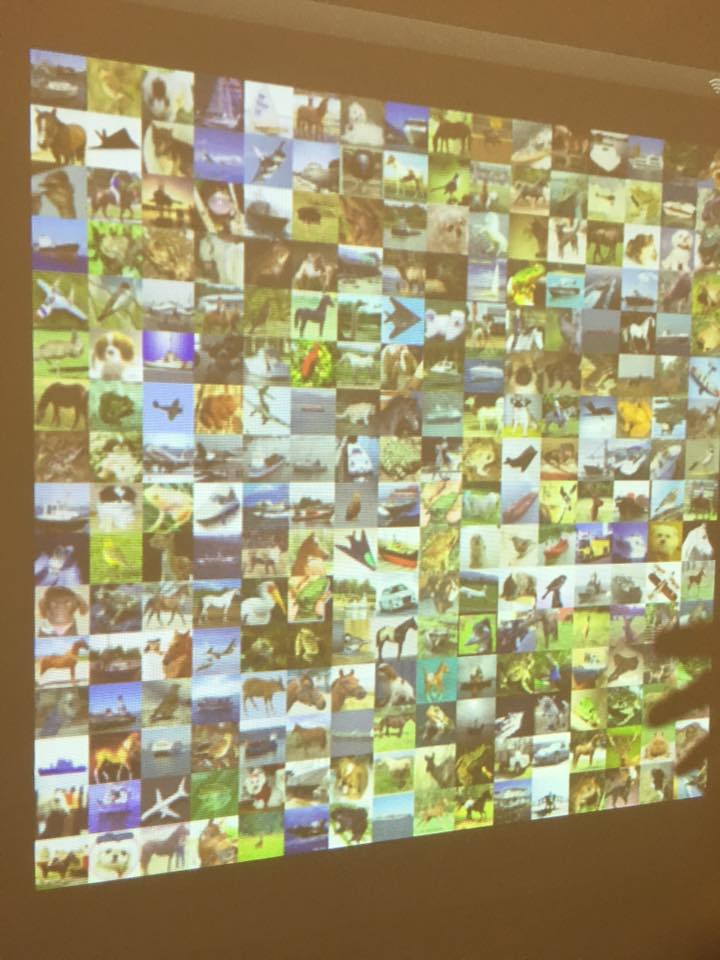
//> input picture vision/img/cifar2.jpg, 720 x 960 px
$ ./third   (built with g++ and OpenCV 4)
//> lines starting //> are read from the running program, lines starting //| are printed output that depends on the picture; after the words box and inside, x2 and y2 are one past the last pixel; in counts of white or black regions, pixels touching at a corner belong together
#include <iostream>
#include <opencv2/core/core.hpp>
#include <opencv2/highgui/highgui.hpp>
#include <opencv2/opencv.hpp>

using namespace cv;
using namespace std;

int lo_diff = 1;
int up_diff = 5;
int th =170;
int mode = 2;
Mat img, img_2,img_3,img_4, img_hsv,img_grey,img_grey2, img_thresh,img_canny;
Rect ccomp;
void on_trackbar(){

	floodFill(img, Point(1,1), Scalar(155, 255,55), &ccomp, Scalar(lo_diff, lo_diff, lo_diff),Scalar(up_diff, up_diff, up_diff));
	imshow("fill", img);
}

int main( int argc, char** argv )
{
    // [5 lines of commented-out code are left out]


    img = imread("../img/cifar2.jpg", CV_LOAD_IMAGE_COLOR);   // Read the file
//> img is the input picture: 960 rows x 720 cols, CV_8UC3; mean B, G, R 111, 149.4, 159.8
    cout << img.cols/4 <<" , "<<img.rows/4<<endl;
//| 180 , 240
    cv::resize( img, img, cv::Size(img.cols / 4, img.rows / 4) );
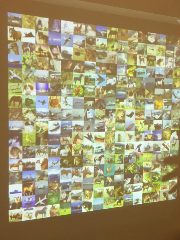
//> img: 240 rows x 180 cols, CV_8UC3; mean B, G, R 111.1, 149.6, 160
    if(! img.data ){
        cout <<  "Could not open or find the image" << std::endl ;
        return -1;
    }


    //imshow("morph",img);
    cvtColor( img, img_grey, CV_BGR2GRAY );
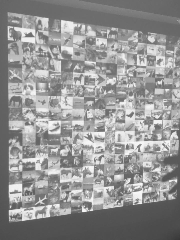
//> img_grey: 240 rows x 180 cols, CV_8UC1; min 55, max 248, mean 148.3
    threshold(img_grey, img_grey, 0, 255, cv::THRESH_BINARY + cv::THRESH_OTSU);
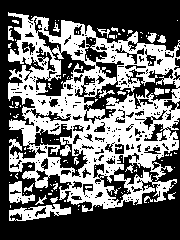
//> img_grey: 240 rows x 180 cols, CV_8UC1; 42.6% white; 126 white regions (105 under 20 px), largest, box (x1, y1, x2, y2) and area: (8, 12, 180, 212) 16498, (9, 204, 71, 221) 539, (9, 181, 35, 204) 312
    //imshow("grey",img_grey);


    dilate(img_grey, img_grey, getStructuringElement(MORPH_RECT,Size(15,15)));
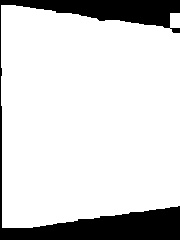
//> img_grey: 240 rows x 180 cols, CV_8UC1; 83.6% white; 1 black region, box (x1, y1, x2, y2) and area: (0, 0, 180, 240) 7073
    erode(img_grey, img_grey, getStructuringElement(MORPH_RECT,Size(15,15)));
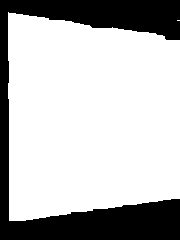
//> img_grey: 240 rows x 180 cols, CV_8UC1; 73.2% white; 1 black region, box (x1, y1, x2, y2) and area: (0, 0, 180, 240) 11567
    // [6 lines of commented-out code are left out]

	imshow("morph grey2",img_grey);
	waitKey(0);

	//threshold(img_grey, img_grey2, 1, 255, CV_THRESH_BINARY);


    vector<vector<Point> > contours;
    vector<Vec4i> hierarchy;
    RNG rng(12345);
    findContours(img_grey2, contours, CV_RETR_EXTERNAL, CV_CHAIN_APPROX_SIMPLE);
    Mat drawing = Mat::zeros( img_grey.size(), CV_8UC3 );

    int idx = -1;
    int max = 0;
    vector<Point> approx;
    vector<Point> square;
    Scalar color;
    for( int i = 0; i< contours.size(); i++ )
    {
    	//get largest contour
    	if (contours[i].size() > max){
    		max = contours[i].size();
    		idx = i;
    	}
    }
    drawContours( drawing, contours, idx, Scalar( rng.uniform(0, 255), rng.uniform(0,255), rng.uniform(0,255)));
//> (the run ends here: the program crashes, at `approxPolyDP(Mat(contours[idx]), approx, arcLength(Mat(contours[idx]),..`)

$ run again, with vision/img/cifar3.jpg copied over vision/img/cifar2.jpg
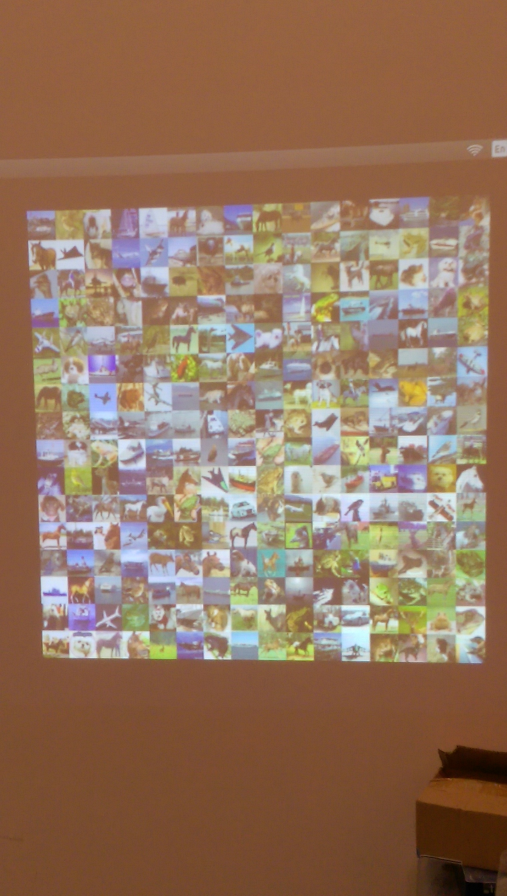
//> input picture vision/img/cifar3.jpg, 1520 x 2688 px (shown at 1/3 size)
//> img is the input picture: 2688 rows x 1520 cols, CV_8UC3; mean B, G, R 95.8, 117.7, 147.5
//| 380 , 672
//> img: 672 rows x 380 cols, CV_8UC3
//> `threshold(img_grey, img_grey, 0, 255, cv::THRESH_BINARY + cv::THRESH_O..`:
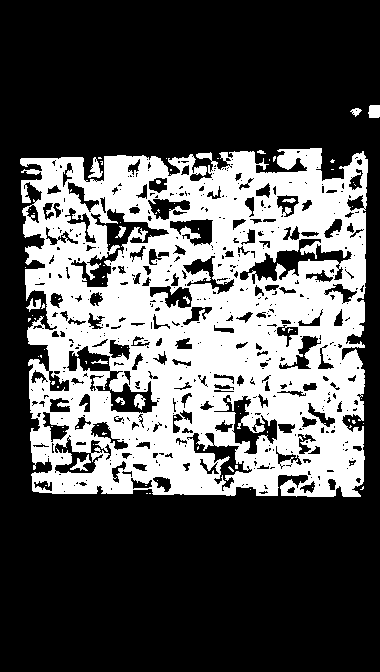
//> img_grey: 672 rows x 380 cols, CV_8UC1; 33.9% white; 90 white regions (77 under 20 px), largest, box (x1, y1, x2, y2) and area: (20, 148, 368, 497) 85246, (88, 157, 103, 178) 151, (368, 105, 380, 118) 143
//> `erode(img_grey, img_grey, getStructuringElement(MORPH_RECT,Size(15,15)..`:
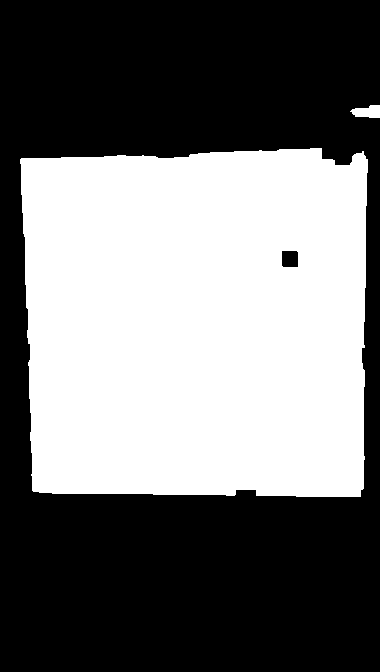
//> img_grey: 672 rows x 380 cols, CV_8UC1; 45% white; 2 white regions, box (x1, y1, x2, y2) and area: (20, 148, 368, 497) 114617, (350, 105, 380, 118) 288

$ run again, with vision/img/door1.jpg copied over vision/img/cifar2.jpg
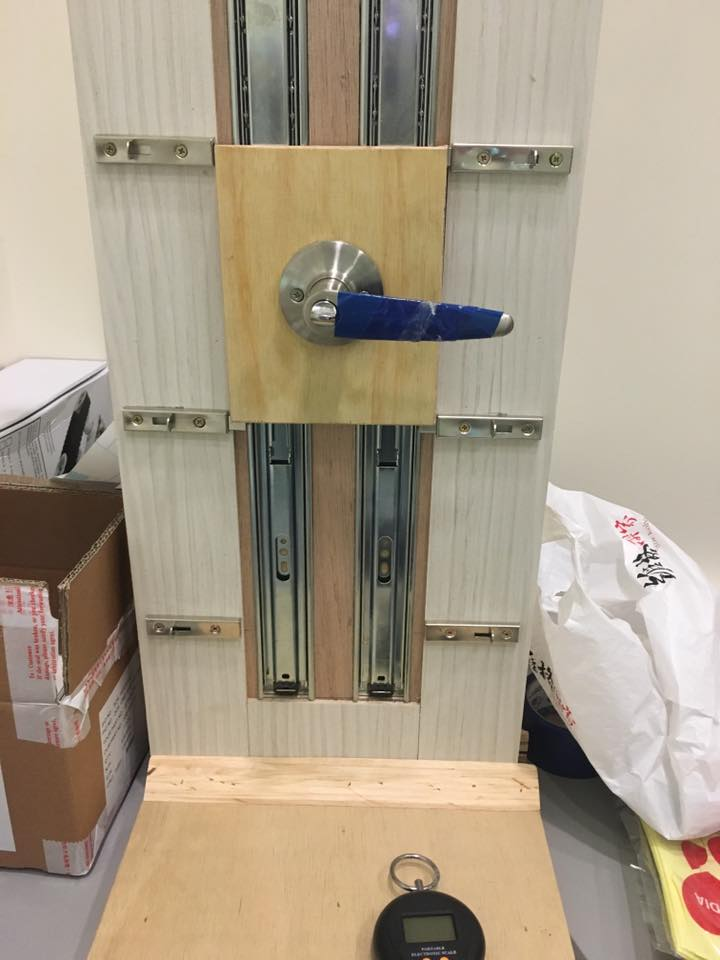
//> input picture vision/img/door1.jpg, 720 x 960 px
//> img is the input picture: 960 rows x 720 cols, CV_8UC3; mean B, G, R 135.6, 155.4, 168.3
//| 180 , 240
//> img: 240 rows x 180 cols, CV_8UC3
//> `threshold(img_grey, img_grey, 0, 255, cv::THRESH_BINARY + cv::THRESH_O..`:
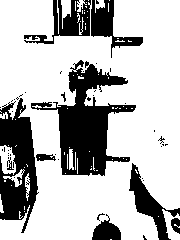
//> img_grey: 240 rows x 180 cols, CV_8UC1; 72.8% white; 48 black regions (38 under 20 px), largest, box (x1, y1, x2, y2) and area: (31, 60, 136, 176) 4636, (0, 98, 39, 233) 3055, (24, 0, 91, 44) 1131
//> `erode(img_grey, img_grey, getStructuringElement(MORPH_RECT,Size(15,15)..`:
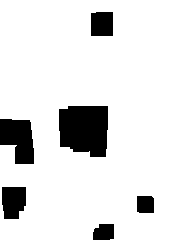
//> img_grey: 240 rows x 180 cols, CV_8UC1; 88.1% white; 6 black regions, box (x1, y1, x2, y2) and area: (59, 106, 108, 157) 2201, (0, 119, 34, 164) 1161, (2, 187, 26, 219) 680, (91, 12, 113, 36) 523, (93, 224, 114, 240) 303, (137, 196, 154, 213) 284
